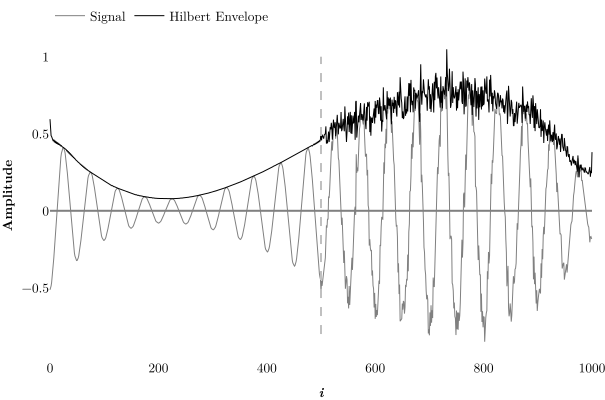

This chart was generated by the following Python code:
from scipy.signal import hilbert
import numpy as np
import plotly.graph_objects as go
import numpy.polynomial.polynomial as poly
import sys

'''Generating Wave'''

np.random.seed(1)
# fps = 10
n = 1000+1

X = np.arange(n)# / fps
W = np.zeros(n)

fp = [
  [20, np.pi],
  # [2, 1.2 * np.pi],
  # [2.3, 1.4 * np.pi]
  ]

coefs = poly.polyfit([0, n//4, 3 * n//4, n], [0.6, 0.1, 0.9, .2], 3)
A = poly.polyval(X, coefs)

noise = np.random.normal(0, 0.1, n)
noise[0 : n//2] = 0

for f, p in fp:
  W += np.cos(p + 2 * np.pi * f * X / n) + noise

W = A * W / np.max(np.abs(W))

'''Analytic_Signal'''
analytic_signal = hilbert(W)
hilbert_envelope = np.abs(analytic_signal)


'''Plotting'''
FONT = dict(
    family="Latin Modern Roman",
    color="black",
    size=13.3333
  )

fig = go.Figure()
fig.layout.template ="plotly_white" 
fig.update_layout(
  xaxis_title="<b><i>i</i></b>",
  yaxis_title="<b>Amplitude</b>",
  paper_bgcolor='rgba(0,0,0,0)',
  plot_bgcolor='rgba(0,0,0,0)',
  legend=dict(orientation='h', yanchor='top', y=1.1),
  margin=dict(l=0, r=0, b=0, t=0, pad=0),
  font=FONT,
  # titlefont=FONT
)
# fig.layout.xaxis.title.font=FONT
# fig.layout.yaxis.title.font=FONT
fig.update_xaxes(title_font = FONT, showline=False, showgrid=False, zeroline=False)
fig.update_yaxes(title_font = FONT, showline=False, showgrid=False, zerolinewidth=2, zerolinecolor='gray')

'''Plotting Signal'''
fig.add_trace(
  go.Scatter(
    name="Signal",
    # x=X,
    y=W,
    mode="lines",
    line=dict(
        width=1,
        color="gray",
    )
  )
)

fig.add_trace(
  go.Scatter(
    name="Hilbert Envelope",
    # x=X,
    y=hilbert_envelope,
    mode="lines",
    line=dict(
        width=1,
        color="black",
    )
  )
)

fig.add_trace(
  go.Scatter(
    name=None,
    x=[n//2, n//2],
    y=[-.8, 1],
    mode="lines",
    line=dict(
      width=2,
      color="silver",
      dash="dash"
    ),
    showlegend=False
  )
)

# fig.show()
save_name = "./imgs/" + sys.argv[0].split('/')[-1].replace(".py", ".svg")
fig.write_image(save_name, width=605, height=400, engine="kaleido", format="svg")
print("saved:", save_name)
